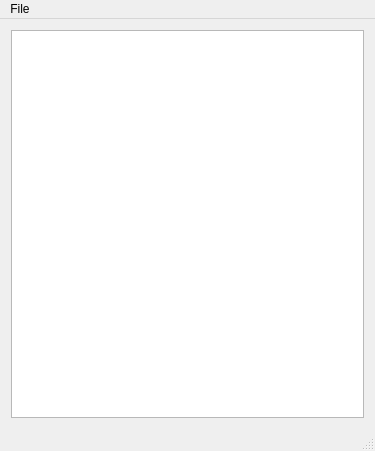
<?xml version="1.0" encoding="UTF-8"?>
<ui version="4.0">
 <class>MainWindow</class>
 <widget class="QMainWindow" name="MainWindow">
  <property name="geometry">
   <rect>
    <x>0</x>
    <y>0</y>
    <width>375</width>
    <height>451</height>
   </rect>
  </property>
  <property name="windowTitle">
   <string>android-remote-manager</string>
  </property>
  <widget class="QWidget" name="centralWidget">
   <layout class="QVBoxLayout" name="verticalLayout">
    <item>
     <widget class="QTableView" name="tableView">
      <property name="editTriggers">
       <set>QAbstractItemView::NoEditTriggers</set>
      </property>
      <property name="alternatingRowColors">
       <bool>false</bool>
      </property>
      <property name="selectionMode">
       <enum>QAbstractItemView::NoSelection</enum>
      </property>
      <property name="selectionBehavior">
       <enum>QAbstractItemView::SelectRows</enum>
      </property>
      <attribute name="horizontalHeaderCascadingSectionResizes">
       <bool>true</bool>
      </attribute>
      <attribute name="horizontalHeaderStretchLastSection">
       <bool>true</bool>
      </attribute>
      <attribute name="verticalHeaderVisible">
       <bool>false</bool>
      </attribute>
      <attribute name="verticalHeaderCascadingSectionResizes">
       <bool>true</bool>
      </attribute>
     </widget>
    </item>
   </layout>
  </widget>
  <widget class="QMenuBar" name="menuBar">
   <property name="geometry">
    <rect>
     <x>0</x>
     <y>0</y>
     <width>375</width>
     <height>23</height>
    </rect>
   </property>
   <widget class="QMenu" name="menuSetting">
    <property name="title">
     <string>File</string>
    </property>
    <addaction name="actionStartServer"/>
   </widget>
   <addaction name="menuSetting"/>
  </widget>
  <widget class="QStatusBar" name="statusBar"/>
  <action name="actionStartServer">
   <property name="text">
    <string>Start Server</string>
   </property>
  </action>
 </widget>
 <layoutdefault spacing="6" margin="11"/>
 <resources/>
 <connections/>
</ui>
